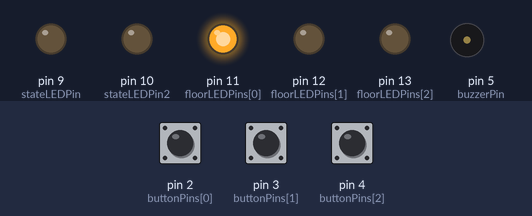
Recording of a sketch running on a simulated Arduino Uno, built with avr-gcc and run on an emulated ATmega328P. On the bench: output pins drawn as LEDs (lit = HIGH), buzzer (waves = sounding). The test bench sets the inputs (shaded band); at power-on: pin 3 (buttonPins[1]) HIGH, pin 2 (buttonPins[0]) HIGH, pin 4 (buttonPins[2]) HIGH.

Above: at 1.2 s.
1.3 s: pin 3 (buttonPins[1]) pulled LOW for 0.15 s
At 1.9 s:
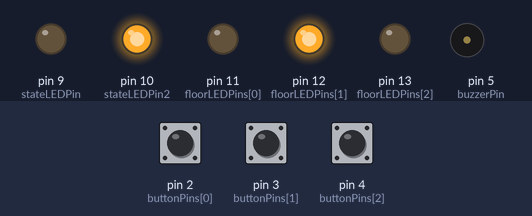
4.3 s: pin 2 (buttonPins[0]) pulled LOW for 0.15 s
At 5.3 s:
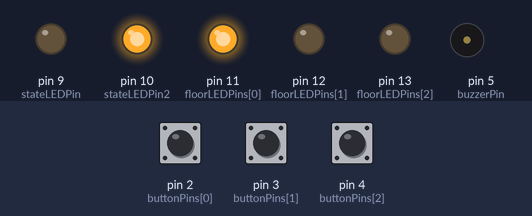
7.4 s: pin 4 (buttonPins[2]) pulled LOW for 0.15 s
At 9.4 s:
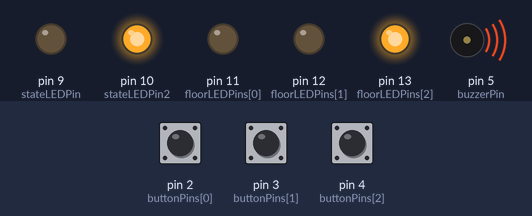
10.5 s: pin 2 (buttonPins[0]) pulled LOW for 1 s
At 12.3 s:
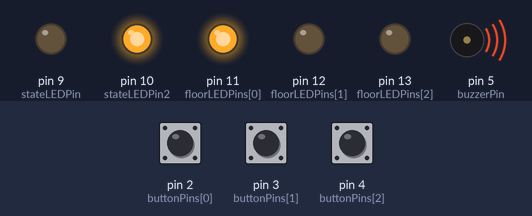
14.5 s: pin 3 (buttonPins[1]) pulled LOW for 1 s
At 17.3 s:
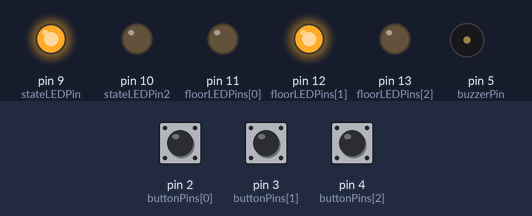
18.4 s: pin 4 (buttonPins[2]) pulled LOW for 1 s
At 21.4 s:
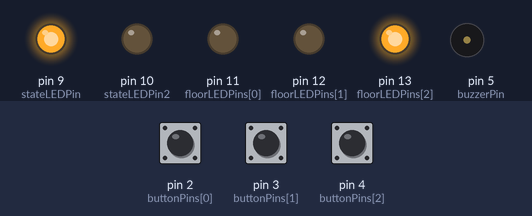
Timing chart, 0 to 22.4 s (numbered marks = the images above; inputs shaded):
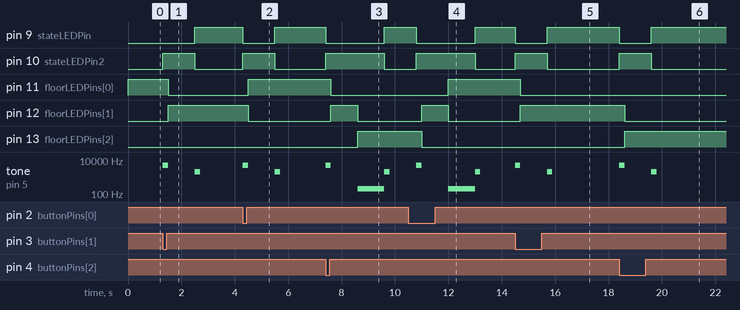

The sketch:

Homework2.ino
```cpp
const int floorLEDPins[3] = {11, 12, 13};
const int stateLEDPin = 9;
const int stateLEDPin2 = 10;
const int buzzerPin = 5;
const int buttonPins[3] = {2, 3, 4};
int currentFloor = 0;
int targetFloor = -1;
bool isMoving = false;
bool buttonStates[3] = {false, false, false};

void setup() {
  for (int i = 0; i < 3; i++) {
    pinMode(floorLEDPins[i], OUTPUT);
  }
  pinMode(stateLEDPin, OUTPUT);
  pinMode(stateLEDPin2, OUTPUT);
  pinMode(buzzerPin, OUTPUT);
  for (int i = 0; i < 3; i++) {
    pinMode(buttonPins[i], INPUT_PULLUP);
  }
  updateLEDs();
}

void loop() {
  checkButtons();
  if (isMoving) {
    moveElevator();
    tone(buzzerPin, 200);
  }
  else
    noTone(buzzerPin);
}

void checkButtons() {
  for (int i = 0; i < 3; i++) {
    if (digitalRead(buttonPins[i]) == LOW && !buttonStates[i]) {
      buttonStates[i] = true;
      if (i != currentFloor && targetFloor == -1) {
        targetFloor = i;
        if (!isMoving) {
          startElevator();
        }
      }
    } else if (digitalRead(buttonPins[i]) == HIGH) {
      buttonStates[i] = false;
    }
  }
}

void startElevator() {
  isMoving = true;
  digitalWrite(stateLEDPin2, HIGH);
  digitalWrite(stateLEDPin, LOW);
  tone(buzzerPin, 5000);
  delay(200);
  noTone(buzzerPin);
}

void moveElevator() {
  if (currentFloor < targetFloor) {
    currentFloor++;
  } else if (currentFloor > targetFloor) {
    currentFloor--;
  } else {
    stopElevator();
  }
  updateLEDs();
  delay(1000);
}

void stopElevator() {
  isMoving = false;
  digitalWrite(stateLEDPin2, LOW);
  digitalWrite(stateLEDPin, HIGH);
  tone(buzzerPin, 2000);
  delay(200);
  noTone(buzzerPin);
  targetFloor = -1;
}

void updateLEDs() {
  for (int i = 0; i < 3; i++) {
    digitalWrite(floorLEDPins[i], (i == currentFloor) ? HIGH : LOW);
  }
}
```

Measured:
- after the input at 1.3 s, pin 9 (stateLEDPin): LOW → HIGH after 1.2 s; pin 10 (stateLEDPin2): LOW → HIGH at once, → LOW 1.2 s later; pin 11 (floorLEDPins[0]): HIGH → LOW after 0.20 s; pin 12 (floorLEDPins[1]): LOW → HIGH after 0.20 s; tone on pin 5 (buzzerPin): silent → 5000 Hz at once, → silent 0.20 s later, → 2000 Hz 1.0 s later, → silent 0.20 s later
- after the input at 4.3 s, pin 9 (stateLEDPin): HIGH → LOW at once, → HIGH 1.2 s later; pin 10 (stateLEDPin2): LOW → HIGH at once, → LOW 1.2 s later
- after the input at 7.4 s, pin 9 (stateLEDPin): HIGH → LOW at once, → HIGH 2.2 s later; pin 10 (stateLEDPin2): LOW → HIGH at once, → LOW 2.2 s later; pin 11 (floorLEDPins[0]): HIGH → LOW after 0.20 s; pin 12 (floorLEDPins[1]): LOW → HIGH after 0.20 s, → LOW 1.0 s later; pin 13 (floorLEDPins[2]): LOW → HIGH after 1.2 s
- after the input at 10.5 s, pin 9 (stateLEDPin): HIGH → LOW after 0.30 s, → HIGH 2.2 s later; pin 10 (stateLEDPin2): LOW → HIGH after 0.30 s, → LOW 2.2 s later; pin 11 (floorLEDPins[0]): LOW → HIGH after 1.5 s; pin 12 (floorLEDPins[1]): LOW → HIGH after 0.50 s, → LOW 1.0 s later; pin 13 (floorLEDPins[2]): HIGH → LOW after 0.50 s
- after the input at 14.5 s, pin 9 (stateLEDPin): HIGH → LOW at once, → HIGH 1.2 s later; pin 10 (stateLEDPin2): LOW → HIGH at once, → LOW 1.2 s later
- after the input at 18.4 s, pin 9 (stateLEDPin): HIGH → LOW at once, → HIGH 1.2 s later; pin 10 (stateLEDPin2): LOW → HIGH at once, → LOW 1.2 s later
